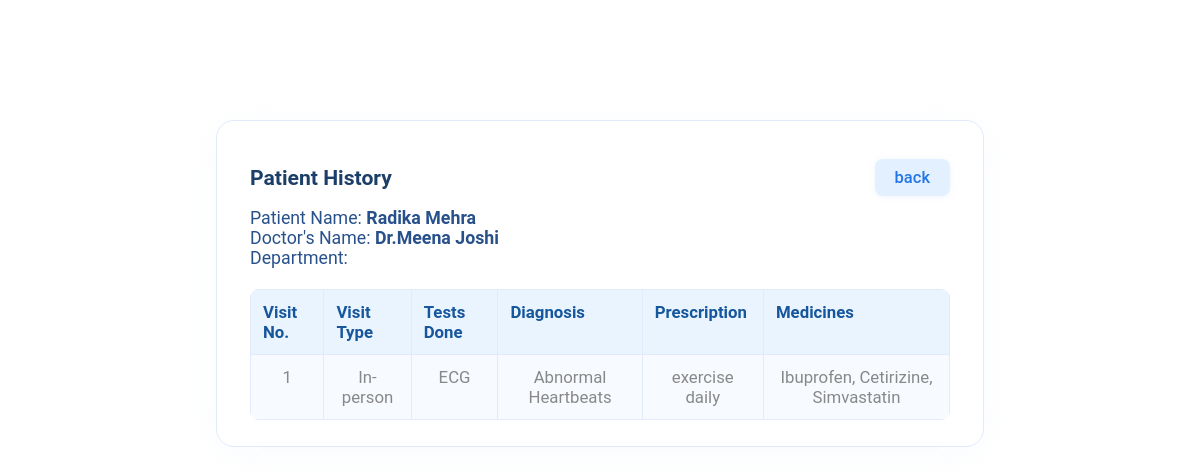
/patient_history_from_dr_dash/2 (signed in), run on the app's committed database.
### application/models.py (models this page shows)
class Appointment(db.Model):
    id = db.Column(db.Integer, primary_key=True)
    patient_id = db.Column(db.Integer, db.ForeignKey('patient.id'), nullable=False)
    doctor_id = db.Column(db.Integer, db.ForeignKey('doctor.id'), nullable=False)
    appointment_date = db.Column(db.Date, nullable=False)
    appointment_time_start = db.Column(db.Time, nullable=False)
    appointment_time_end = db.Column(db.Time, nullable=False)
    status = db.Column(db.String(), nullable=False, default="Scheduled")
    treatment = db.relationship('Treatment', backref='appointment', uselist=False)

class Patient(db.Model):
    id = db.Column(db.Integer, primary_key=True)
    username = db.Column(db.String(), unique=True, nullable=False)
    password = db.Column(db.String(), nullable=False)
    type = db.Column(db.String(), nullable=False, default="patient")
    appointments = db.relationship('Appointment', backref='patient', lazy=True)
    contact = db.Column(db.String(),  unique=True)
    full_name = db.Column(db.String())

class Doctor(db.Model):
    id = db.Column(db.Integer, primary_key=True)
    username = db.Column(db.String(), unique=True, nullable=False)
    password = db.Column(db.String(), nullable=False)
    specialization = db.Column(db.Integer, db.ForeignKey('department.id'), nullable=False)
    experience=db.Column(db.Integer, nullable=False)
    type = db.Column(db.String(), nullable=False, default="doctor")
    full_name = db.Column(db.String(), nullable=False)
    bio = db.Column(db.String())
    appointments = db.relationship('Appointment', backref='doctor',lazy=True)
    availability = db.relationship("Availability", backref="doctor", lazy=True)

class Treatment(db.Model):
    id = db.Column(db.Integer, primary_key=True)
    appointment_id = db.Column(db.Integer, db.ForeignKey('appointment.id'), nullable=False, unique=True)
    diagnosis = db.Column(db.String(), nullable=False)
    prescription = db.Column(db.String(), nullable=False)
    notes = db.Column(db.String())
    medicines = db.Column(db.String())
    visit_type = db.Column(db.String(), nullable=False)
    tests_done = db.Column(db.String())

### application/controllers.py (the view)
@app.route("/patient_history_from_dr_dash/<int:patient_id>")
def patient_history_from_dr_dash(patient_id):
     this_user_id = session.get('user_id')
     if this_user_id is None or session.get('user_type') != 'doctor':
        return redirect(url_for('login'))
     patient = Patient.query.get_or_404(patient_id)
     all_appointments = (
        Appointment.query
        .filter_by(patient_id=patient_id)
        .order_by(Appointment.appointment_date.desc())
        .all()
     )
     return render_template( "patient_history.html", back_url=url_for('doctor_dashboard', doctor_id=this_user_id),
        this_user=patient,
        all_appointments=all_appointments,)  # Replace with your appointments endpoint

### templates/patient_history.html (shortened to what this page needs)
<!DOCTYPE html>
<html lang="en">
<head>
    <link rel="stylesheet" href="{{ url_for('static', filename='styles.css') }}">
</head>
<body class="patient-history-page">
    <div class="patient-history-card">
  <div class="history-header">
    <span>Patient History</span>
    <a class="back-btn" href="{{ back_url }}">back</a>
  </div>
  {%for appointment in all_appointments%}
  <div class="patient-info">
    <div>Patient Name: <b>{{this_user.full_name}}</b></div>
    <div>Doctor's Name: <b>Dr.{{appointment.doctor.full_name}}</b></div>
    <div>Department: <b>{{appointment.doctor.department.name}}</b></div>
  </div>
  <table class="history-table">
    <thead>
      <tr>
        <th>Visit No.</th>
        <th>Visit Type</th>
        <th>Tests Done</th>
        <th>Diagnosis</th>
        <th>Prescription</th>
        <th>Medicines</th>
      </tr>
    </thead>
    {%set treat = appointment.treatment %}
    <tbody>
      <tr>
        <td>{{loop.index}}</td>
        <td>{{treat.visit_type if treat else '-'}}</td>
        <td>{{treat.tests_done if treat else '-'}}</td>
        <td>{{treat.diagnosis if treat else '-' }}</td>
        <td>{{treat.prescription if treat else '-'}}</td>
        <td>{{treat.medicines if treat else '-'}}</td>
      </tr>
    </tbody>
  </table>
  {%endfor%}
</div>
</body>
</html>

### static/styles.css (style rules this page uses)
:root { --default-font: "Roboto", system-ui, -apple-system, "Segoe UI", Roboto, "Helvetica Neue", Arial, "Noto Sans", "Liberation Sans", sans-serif, "Apple Color Emoji", "Segoe UI Emoji", "Segoe UI Symbol", "Noto Color Emoji"; --heading-font: "Poppins", sans-serif; --nav-font: "Raleway", sans-serif; }
:root { --background-color: #ffffff; --default-color: #444444; --heading-color: #2c4964; --accent-color: #1977cc; --surface-color: #ffffff; --contrast-color: #ffffff; }
:root { --nav-color: #2c4964; --nav-hover-color: #1977cc; --nav-mobile-background-color: #ffffff; --nav-dropdown-background-color: #ffffff; --nav-dropdown-color: #2c4964; --nav-dropdown-hover-color: #1977cc; }
:root { scroll-behavior: smooth; }
body { color: var(--default-color); background-color: var(--background-color); font-family: var(--default-font); }
a { color: var(--accent-color); text-decoration: none; transition: 0.3s; }
.patient-history-page .patient-history-card { max-width: 700px; width: 95vw; background: #fff; border-radius: 18px; box-shadow: 0 6px 38px #e2eafc33; border: 1.6px solid #e2eafc; padding: 38px 33px 26px 33px; position: relative; margin-top: 120px; margin-left: auto; margin-right: auto; margin-bottom: 100px; }
.patient-history-page .history-header { display: flex; align-items: center; justify-content: space-between; font-size: 1.32rem; color: #1b3f69; font-weight: 700; margin-bottom: 12px; }
.patient-history-page .back-btn { padding: 9px 20px; border-radius: 8px; background: #e3f0ff; color: #2275e5; border: none; font-weight: 500; font-size: 1.03rem; cursor: pointer; box-shadow: 0 1px 6px #e2eafc88; transition: background .13s, color .1s; }
.patient-history-page .patient-info { margin-bottom: 21px; color: #28518c; font-size: 1.11rem; }
.patient-history-page .patient-info b { font-weight: 700; }
.patient-history-page .history-table { width: 100%; border-collapse: collapse; margin-top: 10px; font-size: 1.05rem; background: #f7faff; border-radius: 9px; overflow: hidden; }
.patient-history-page .history-table th, .history-table td { padding: 12px 12px; border: 1px solid #e2eafc; text-align: left; vertical-align: top; }
.patient-history-page .history-table th { background: #eaf4ff; color: #16569c; font-weight: 700; }
.patient-history-page .history-table tbody td { background: #fff; color: #225480; }
.patient-history-page .history-table tr:last-child td { text-align: center; color: #888; background: #f7faff; }
.doctor_dashboard_page th, td { border: 1px solid #dbe3f5; padding: 9px 10px; text-align: left; }

### data on the page
Appointment: doctor.full_name "Meena Joshi"
Patient: full_name "Radika Mehra"
Treatment: visit_type "In-person", tests_done "ECG", diagnosis "Abnormal Heartbeats", prescription "exercise daily", medicines "Ibuprofen, Cetirizine, Simvastatin"
